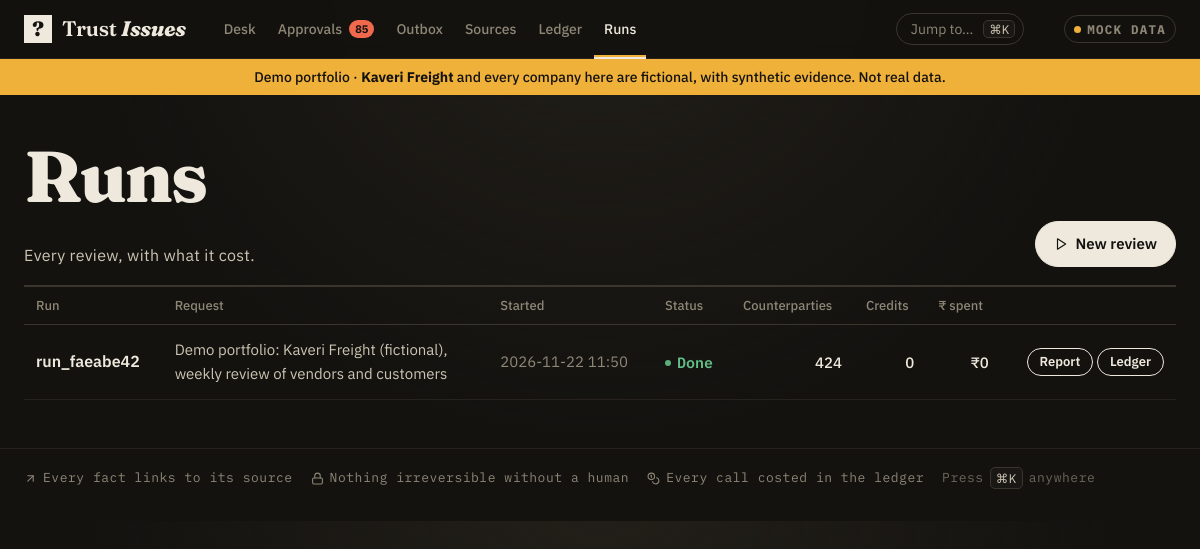
/runs, run on the app's committed database.
### tables this page shows
CREATE TABLE runs(run_id TEXT PRIMARY KEY, request_json TEXT, status TEXT,
  started_at TEXT, finished_at TEXT, note TEXT);

### crd/web/app.py (the view)
@app.get("/runs", response_class=HTMLResponse)
def runs(request: Request):
    rows = [{**_run_view(r), "costs": db.run_costs(r["run_id"])} for r in db.list_runs()]
    return page(request, "runs.html", runs=rows)

### crd/web/templates/runs.html
{% extends "base.html" %}
{% block content %}
<div class="page-head">
  <div><h1>Runs</h1><div class="sub">Every review, with what it cost.</div></div>
  <a class="btn primary" href="/desk#ask">{{ ui.icon('play', 14) }}New review</a>
</div>
<div class="card" style="overflow:auto">
{% if runs %}
<table class="tbl">
  <thead><tr><th>Run</th><th>Request</th><th>Started</th><th>Status</th><th class="right">Counterparties</th><th class="right">Credits</th><th class="right">₹ spent</th><th></th></tr></thead>
  <tbody>
  {% for r in runs %}<tr>
    <td><a class="rowname mono" href="/runs/{{ r.run_id }}">{{ r.run_id }}</a></td>
    <td class="reason muted">{{ r.request_text }}</td>
    <td class="nowrap muted">{{ r.started_at|ts(16) }}</td>
    <td>{{ ui.status(r.status) }}</td>
    <td class="num">{{ r.n }}</td><td class="num">{{ r.costs.credits }}</td><td class="num">{{ r.costs.inr|inr }}</td>
    <td class="nowrap right"><a class="btn sm" href="/runs/{{ r.run_id }}/report">Report</a> <a class="btn sm" href="/ledger?run={{ r.run_id }}">Ledger</a></td>
  </tr>{% endfor %}
  </tbody>
</table>
{% else %}<div class="empty">No runs yet. <a href="/desk#ask">Start one</a>.</div>{% endif %}
</div>
{% endblock %}

### crd/web/templates/base.html (shortened to what this page needs)
{% import "_macros.html" as ui %}
{%- set path = request.url.path -%}
<!doctype html>
<html lang="en">
<head>
  <link rel="stylesheet" href="/static/style.css?v={{ css_v() }}">
  <link rel="stylesheet" href="/static/theme.css?v={{ css_v('theme.css') }}">
  <link rel="stylesheet" href="/static/front.css?v={{ css_v('front.css') }}">
</head>
<body class="{% block body_class %}night app{% endblock %}">
<header class="topbar">
  <div class="inner">
    <a class="brand" href="/" aria-label="Trust Issues, front page"><span class="mark">?</span><span class="word">Trust <em>Issues</em></span></a>
    <nav class="nav">
      <a href="/desk" class="{{ 'active' if path == '/desk' or path.startswith('/cp/') }}">Desk</a>
      <a href="/approvals" class="{{ 'active' if path.startswith('/approvals') }}">Approvals{% if pending_count %}<span class="count">{{ pending_count }}</span>{% endif %}</a>
      <a href="/outbox" class="{{ 'active' if path.startswith('/outbox') }}">Outbox</a>
      <a href="/sources" class="{{ 'active' if path.startswith('/sources') }}">Sources</a>
      <a href="/ledger" class="{{ 'active' if path.startswith('/ledger') }}">Ledger</a>
      <a href="/runs" class="{{ 'active' if path.startswith('/runs') }}">Runs</a>
    </nav>
    <button type="button" class="kbd-launch" data-palette-open title="Jump to anything (Ctrl/⌘ K)"><span>Jump to…</span><kbd>⌘K</kbd></button>
    {% if MOCK %}<span class="env-pill" title="{% if USING_FAKE_DB %}Stand-in data layer (crd.fakes).{% else %}Mock providers: answers come from recorded fixtures, not live calls.{% endif %}"><span class="dot"></span>MOCK DATA</span>
    {% else %}<span class="env-pill live"><span class="dot"></span>LIVE</span>{% endif %}
  </div>
</header>
{% if demo %}<div class="demo-bar">Demo portfolio · <b>Kaveri Freight</b> and every company here are fictional, with synthetic evidence. Not real data.</div>{% endif %}
<main class="{% block main_class %}{% endblock %}">
{% block content %}{% endblock %}
</main>
<footer class="site">
  <span>{{ ui.icon('link', 13) }} Every fact links to its source</span>
  <span>{{ ui.icon('lock', 13) }} Nothing irreversible without a human</span>
  <span>{{ ui.icon('coins', 13) }} Every call costed in the ledger</span>
  <span class="faint">Press <kbd>⌘K</kbd> anywhere</span>
</footer>
</body>
</html>

### crd/web/templates/_macros.html (shortened to what this page needs)
{% macro status(s) -%}
{%- set s = s|val -%}<span class="status s-{{ s }}">{{ s|status_label }}</span>
{%- endmacro %}

### crd/web/static/front.css (style rules this page uses)
body.night { --paper: #13120f; --paper-2: #1c1a16; --paper-3: #29261f; --surface: #1a1814; --ink: #efe9dd; --ink-2: #cdc5b4; --ink-3: #8e8676; --faint: #6c665a; --rule: #3a352d; --rule-soft: #26231e; --red: #f0694d; --red-soft: rgba(240, 105, 77, .16); --amber: #f0b13a; --amber-soft: rgba(240, 177, 58, .16); --green: #63c08a; --green-soft: rgba(99, 192, 138, .16); --grey: #a9a3b5; --grey-soft: rgba(169, 163, 181, .14); --purple: #a88ef2; --purple-soft: rgba(168, 142, 242, .16); --hand: "Caveat", "Segoe Print", cursive; background: var(--paper); background-image: radial-gradient(ellipse at 50% -10%, #23201a 0, transparent 60%); color: var(--ink); }
body.night { --bg: var(--paper); --surface-2: var(--paper-2); --border: var(--rule-soft); --border-strong: var(--rule); --text: var(--ink); --text-2: var(--ink-2); --muted: var(--ink-3); --accent: var(--ink); --accent-ink: var(--ink); --accent-soft: var(--paper-2); }
body.night a { color: var(--ink); text-decoration-color: rgba(239, 233, 221, .3); }
body.app { font-size: 15px; }
body.app main { max-width: 1320px; }
body.night .topbar { background: rgba(19, 18, 15, .92); backdrop-filter: blur(8px); border-bottom: 1px solid var(--rule-soft); }
body.night .topbar::after { display: none; }
body.night .brand .mark { background: var(--ink); color: var(--paper); }
body.night .nav a { color: var(--ink-3); font: 500 14px var(--sans); letter-spacing: 0; text-transform: none; }
body.night .nav a.active { color: var(--ink); box-shadow: inset 0 -2px 0 var(--amber); }
body.night .env-pill { border-color: var(--rule); color: var(--ink-3); border-style: solid; }
body.night .env-pill .dot { background: var(--amber); }
body.night .kbd-launch { border-color: var(--rule); color: var(--ink-3); }
body.night footer.site { border-top: 1px solid var(--rule-soft); color: var(--ink-3); }
body.night .tbl th { color: var(--ink-3); border-bottom: 1px solid var(--rule); font: 500 13px var(--sans); letter-spacing: 0; text-transform: none; }
body.night .tbl td { border-bottom: 1px solid var(--rule-soft); }
body.night .card { border-top-color: var(--rule); }
body.app .tbl .rowname { font: 600 16px var(--sans); letter-spacing: 0; }
body.app .tbl td { padding: 13px 12px; vertical-align: middle; }
body.app .tbl td.num { font: 500 15px var(--sans); font-variant-numeric: tabular-nums; text-align: right; }
.demo-bar { padding: 9px 16px; text-align: center; font: 500 14px var(--sans); color: #13120f; background: var(--amber); }
.demo-bar b { font-weight: 700; }

### data on the page
runs: run_id "run_faeabe42", request_text "Demo portfolio: Kaveri Freight (fictional), weekly review of vendors and customers", started_at|ts "2026-11-22 11:50", status "Done", n "424", costs.credits "0", costs.inr|inr "₹0"

### other printed values
{{ pending_count }} "85"
